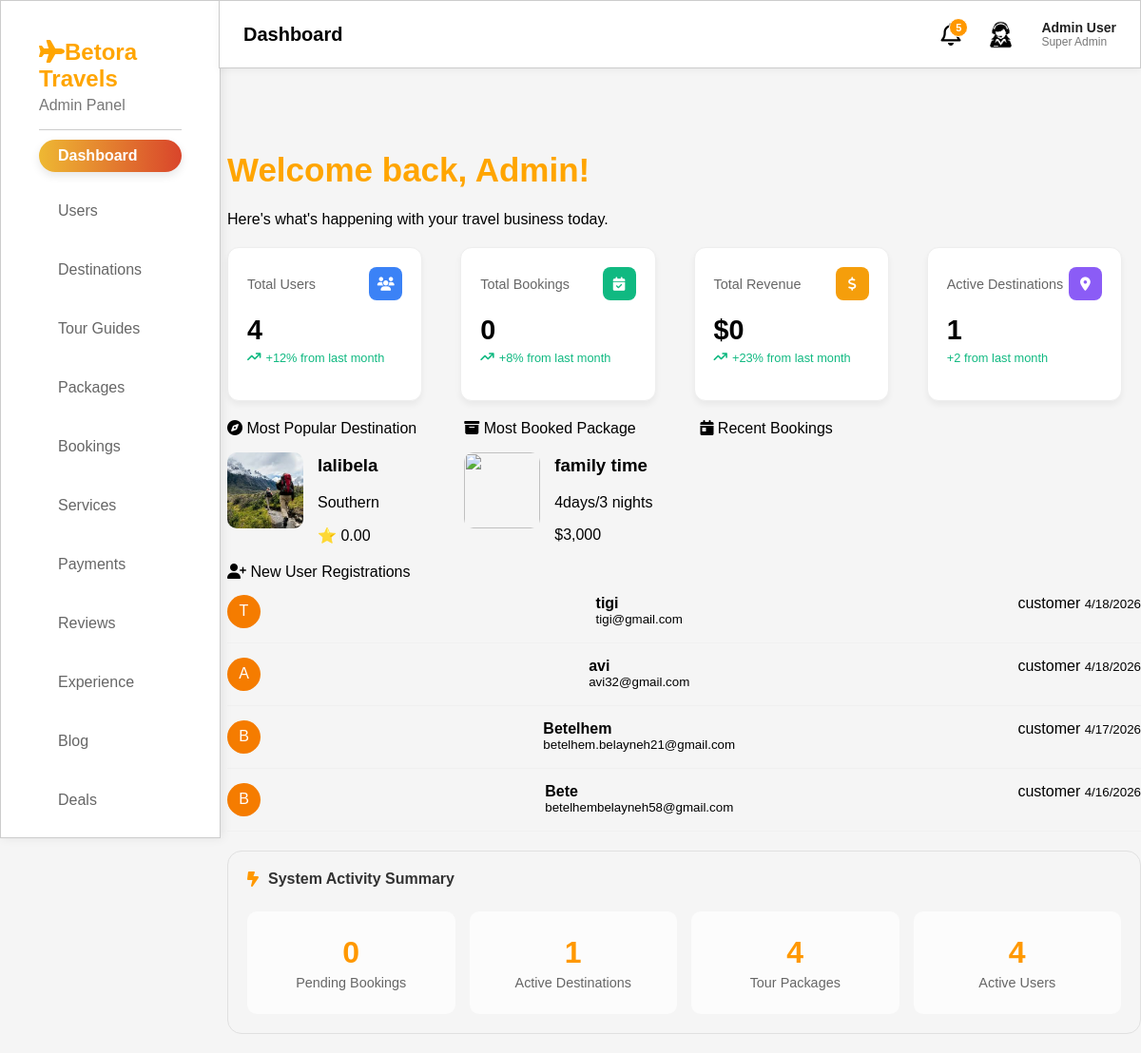
Screenshot of /admin/dashboard.php with the database file from the repository.
### tables this page shows
CREATE TABLE `users` (
  `id` int(11) NOT NULL,
  `fullname` varchar(100) DEFAULT NULL,
  `username` varchar(50) NOT NULL,
  `email` varchar(100) DEFAULT NULL,
  `password` varchar(255) DEFAULT NULL,
  `phone` varchar(20) DEFAULT NULL,
  `role` enum('admin','customer') DEFAULT 'customer',
  `created_at` timestamp NOT NULL DEFAULT current_timestamp()
);

### admin/dashboard.php (the view, shortened to what this page needs)
<?php
include "../db.php";
$pageTitle = "Dashboard";
$total_users = $conn->query("SELECT COUNT(*) as count FROM users")->fetch_assoc()['count'];
$total_bookings = $conn->query("SELECT COUNT(*) as count FROM bookings")->fetch_assoc()['count'];
$total_revenue = $conn->query("SELECT SUM(amount) as total FROM payments")->fetch_assoc()['total'] ?? 0;
$active_destinations = $conn->query("SELECT COUNT(*) as count FROM destinations")->fetch_assoc()['count'];
$user_growth = "+12%";
$popular_dest = $conn->query("
    SELECT
        d.name,
        d.region,
        d.image,
        d.rating,
        COUNT(b.id) AS total_bookings
    FROM destinations d
    LEFT JOIN bookings b ON d.id = b.destination_id
    GROUP BY d.id
    ORDER BY total_bookings DESC
    LIMIT 1
")->fetch_assoc();
$top_package = $conn->query("
    SELECT
        p.title,
        p.duration,
        p.price,
        p.image,
        COUNT(b.id) AS total_sales
    FROM packages p
    LEFT JOIN bookings b ON p.id = b.package_id
    GROUP BY p.id
    ORDER BY total_sales DESC
    LIMIT 1
")->fetch_assoc();
$new_users = $conn->query("
    SELECT fullname, email, role, created_at
    FROM users
    ORDER BY created_at DESC
    LIMIT 5
");
$pending_bookings = $conn->query("
    SELECT COUNT(*) as count
    FROM bookings
    WHERE status='pending'
")->fetch_assoc()['count'];
$total_tour_packages = $conn->query("
    SELECT COUNT(*) as count
    FROM packages
")->fetch_assoc()['count'];
$active_users = $conn->query("
    SELECT COUNT(*) as count
    FROM users
    WHERE role='customer'
")->fetch_assoc()['count'];
?>
<!DOCTYPE html>
<html>
<head>
    <link rel="stylesheet" href="style.css">
</head>
<body>
<?php include "layout.php"; ?>
<div class="header-main">
    <h1 class="dynamic-title"><?php echo $pageTitle; ?></h1>
    <div class="user-controls">
        <div class="profile">
            <div class="profile-info">
                <span class="user-name">Admin User <i class="arrow">▼</i></span>
                <span class="user-role">Super Admin</span>
            </div>
        </div>
    </div>
</div>
<div class="dashboard-content">
    <h1 class="welcome-msg">Welcome back, Admin!</h1>
    <p class="sub-text">Here's what's happening with your travel business today.</p>
    <div class="stats-grid">
        <div class="stat-card">
            <div class="card-header">
                <span>Total Users</span>
                <div class="icon-box blue"><i class="fa-solid fa-users"></i></div>
            </div>
            <div class="card-body">
                <h2><?php echo number_format($total_users); ?></h2>
                <span class="trend pos"><i class="fa-solid fa-arrow-trend-up"></i> <?php echo $user_growth; ?> from last month</span>
            </div>
        </div>
        <div class="stat-card">
            <div class="card-header">
                <span>Total Bookings</span>
                <div class="icon-box green"><i class="fa-solid fa-calendar-check"></i></div>
            </div>
            <div class="card-body">
                <h2><?php echo number_format($total_bookings); ?></h2>
                <span class="trend pos"><i class="fa-solid fa-arrow-trend-up"></i> +8% from last month</span>
            </div>
        </div>
        <div class="stat-card">
            <div class="card-header">
                <span>Total Revenue</span>
                <div class="icon-box orange"><i class="fa-solid fa-dollar-sign"></i></div>
            </div>
            <div class="card-body">
                <h2>$<?php echo number_format($total_revenue); ?></h2>
                <span class="trend pos"><i class="fa-solid fa-arrow-trend-up"></i> +23% from last month</span>
            </div>
        </div>
        <div class="stat-card">
            <div class="card-header">
                <span>Active Destinations</span>
                <div class="icon-box purple"><i class="fa-solid fa-location-dot"></i></div>
            </div>
            <div class="card-body">
                <h2><?php echo $active_destinations; ?></h2>
                <span class="trend pos">+2 from last month</span>
            </div>
        </div>
    </div>
    <div class="secondary-grid">
        <div class=info-column>
        <div class="info-card">
            <div class="card-title"><i class="fa-solid fa-compass"></i> Most Popular Destination</div>
            <div class="item-detail">
                <img src="../uploads/<?php echo $popular_dest['image']; ?>" class="thumb">
                <div class="item-text">
                    <h3><?php echo $popular_dest['name']; ?></h3>
                    <p><?php echo $popular_dest['region']; ?></p>
                    <span class="rating">⭐ <?php echo $popular_dest['rating']; ?></span>
                </div>
            </div>
        </div>
        <div class="list-card">
            <div class="card-title"><i class="fa-solid fa-box-archive"></i> Most Booked Package</div>
            <div class="item-detail">
                <img src="../uploads/<?php echo $top_package['image']; ?>" class="thumb">
                <div class="item-text">
                    <h3><?php echo $top_package['title']; ?></h3>
                    <p><?php echo $top_package['duration']; ?></p>
                    <span class="price">$<?php echo number_format($top_package['price']); ?></span>
                </div>
            </div>
        </div>
        <div class="list-card">
            <div class="card-title"><i class="fa-solid fa-calendar-day"></i> Recent Bookings</div>
        </div></div>
        <div class="list-card">
            <div class="card-title"><i class="fa-solid fa-user-plus"></i> New User Registrations</div>
            <?php while($user = $new_users->fetch_assoc()): ?>
            <div class="list-item">
                <div class="user-avatar-small"><?php echo strtoupper(substr($user['fullname'], 0, 1)); ?></div>
                <div class="user-meta">
                    <strong><?php echo $user['fullname']; ?></strong><br>
                    <small><?php echo $user['email']; ?></small>
                </div>
                <div class="user-badge-col">
                    <span class="role-badge"><?php echo $user['role']; ?></span>
                    <small><?php echo date('n/j/Y', strtotime($user['created_at'])); ?></small>
                </div>
            </div>
            <?php endwhile; ?>
        </div>
    </div>
    <div class="activity-summary-card">
        <div class="summary-header">
            <i class="fa-solid fa-bolt-lightning"></i>
            <span>System Activity Summary</span>
        </div>
        <div class="summary-grid">
            <div class="summary-item">
                <div class="summary-number"><?php echo $pending_bookings; ?></div>
                <div class="summary-label">Pending Bookings</div>
            </div>
            <div class="summary-item">
                <div class="summary-number"><?php echo $active_destinations; ?></div>
                <div class="summary-label">Active Destinations</div>
            </div>
            <div class="summary-item">
                <div class="summary-number"><?php echo $total_tour_packages; ?></div>
                <div class="summary-label">Tour Packages</div>
            </div>
            <div class="summary-item">
                <div class="summary-number"><?php echo $active_users; ?></div>
                <div class="summary-label">Active Users</div>
            </div>
        </div>
    </div>
</div>
</body>
</html>

### admin/style.css (style rules this page uses)
body { margin:0; font-family:Arial; background:#f5f5f5; }
.profile { justify-content: right; gap: 10px; align-items: center; }
img { width: 60px; height: 60px; border-radius: 50%; }
.user-name { color:#333; font-size:18px; }
h1 { font-size: 20px; }
.dashboard-content { margin-left: 239px; }
.welcome-msg { margin-top: 10px; font-size: 35px; font-weight: 600; color: orange; }
.stats-grid { display: grid; grid-template-columns: repeat(auto-fit, minmax(200px, 1fr)); gap: 20px; margin-top: 20px; }
.stat-card { height: 120px; margin-right: 20px; background: #fff; padding: 20px; border-radius: 12px; box-shadow: 0 4px 6px rgba(0,0,0,0.05); border: 1px solid #eee; }
.card-header { display: flex; justify-content: space-between; align-items: center; color: #666; font-size: 0.9rem; margin-bottom: 15px; }
.icon-box { width: 35px; height: 35px; border-radius: 8px; display: flex; align-items: center; justify-content: center; color: white; }
.blue { background-color: #3b82f6; }
.green { background-color: #10b981; }
.orange { background-color: #f59e0b; }
.purple { background-color: #8b5cf6; }
.stat-card h2 { font-size: 1.8rem; margin: 5px 0; font-weight: 700; }
.trend { font-size: 0.8rem; display: flex; align-items: center; gap: 5px; }
.trend.pos { color: #10b981; }
.secondary-grid { display: grid; grid-template-columns: 1fr,1fr; gap: 20px; margin-top: 20px; }
.info-column { display:flex; flex-direction:row; gap:50px; }
.item-detail { display: flex; gap: 15px; align-items: center; }
.thumb { width: 80px; height: 80px; border-radius: 10px; object-fit: cover; }
.list-item { display: flex; justify-content: space-between; padding: 15px 0; border-bottom: 1px solid #f0f0f0; }
.user-avatar-small { width: 35px; height: 35px; background: #f57c00; color: white; border-radius: 50%; display: flex; align-items: center; justify-content: center; }
.activity-summary-card { border: 1px solid #e0e0e0; border-radius: 15px; padding: 20px; margin-top: 20px; margin-bottom: 20px; }
.summary-header { display: flex; align-items: center; gap: 10px; font-weight: bold; color: #333; margin-bottom: 25px; }
.summary-header i { color: #ff9800; }
.summary-grid { display: flex; justify-content: space-between; gap: 15px; }
.summary-item { flex: 1; background: #fcfcfc; padding: 25px 10px; border-radius: 10px; text-align: center; transition: transform 0.2s ease; }
.summary-number { font-size: 2rem; font-weight: 800; color: #ff9800; margin-bottom: 5px; }
.summary-label { font-size: 0.9rem; color: #666; }

### rows the page displays
users: fullname "T", fullname "tigi", email "tigi@gmail.com", role "customer", created_at "4/18/2026"
users: fullname "A", fullname "avi", email "avi32@gmail.com", role "customer", created_at "4/18/2026"
users: fullname "B", fullname "Betelhem", email "betelhem.belayneh21@gmail.com", role "customer", created_at "4/17/2026"
users: fullname "B", fullname "Bete", email "betelhembelayneh58@gmail.com", role "customer", created_at "4/16/2026"

### other values shown
$pageTitle "Dashboard"
$total_users "4"
$user_growth "+12%"
$total_bookings "0"
$total_revenue "0"
$active_destinations "1"
$popular_dest['name'] "lalibela"
$popular_dest['region'] "Southern"
$popular_dest['rating'] "0.00"
$top_package['title'] "family time"
$top_package['duration'] "4days/3 nights"
$top_package['price'] "3,000"
$pending_bookings "0"
$total_tour_packages "4"
$active_users "4"
